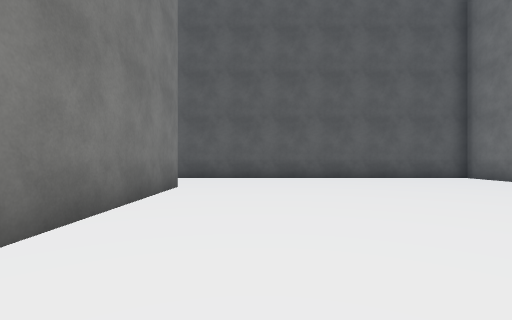
view 1 (above)

18 first-person views from a walk through a scene from a Unity 3-D project. The camera is 1.2 m above the floor, looks level and sees 85° across. The floor is counted in squares, 2 m on a side. Each view is taken from the middle of a square. On the plan, view 1 faces up. The plan holds only what a view shows up to about 9 squares ahead; the rest is blank. The place goes on beyond the plan. The player character is not drawn. Some surface patterns are stand-ins.

view 2
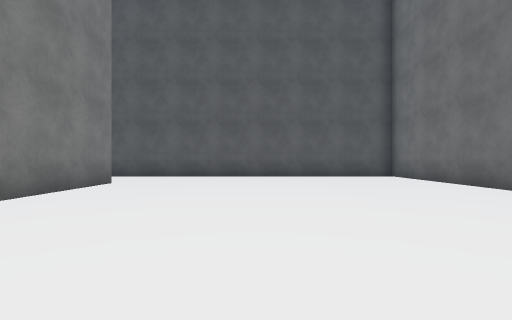

view 3
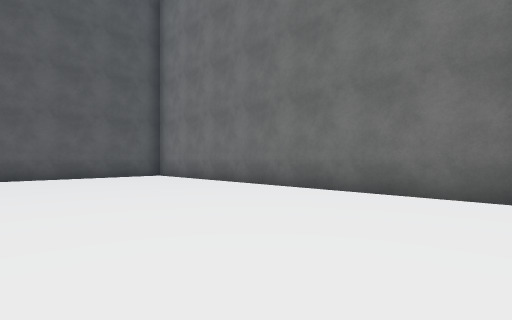

view 4
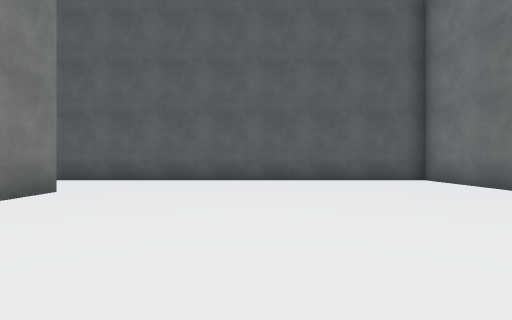

view 5
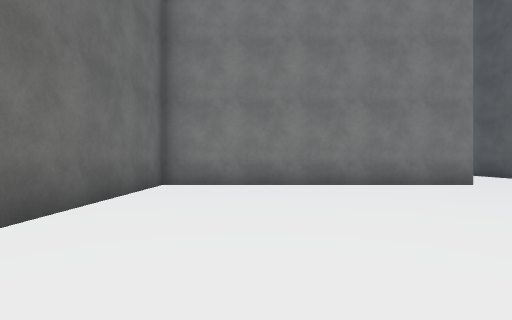

view 6
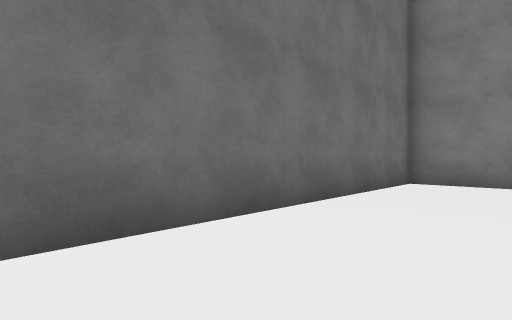

view 7
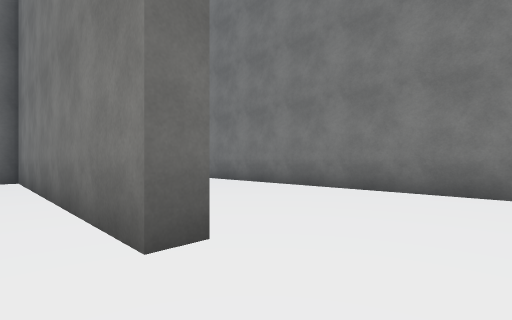

view 8
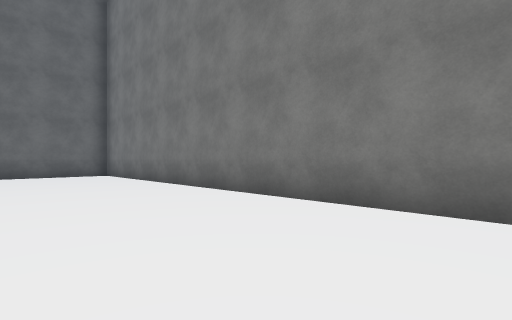

view 9
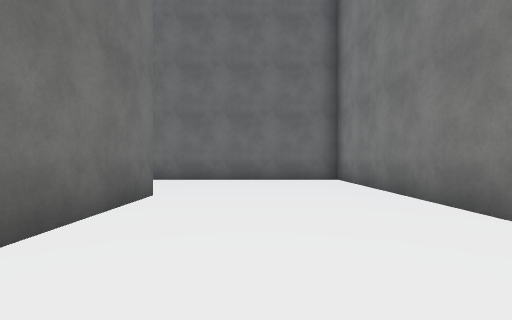

view 10
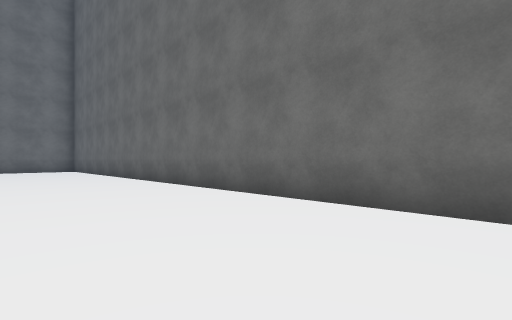

view 11
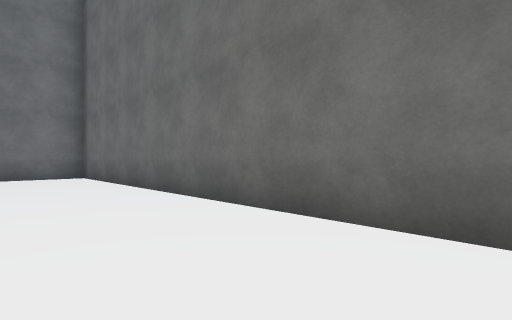

view 12
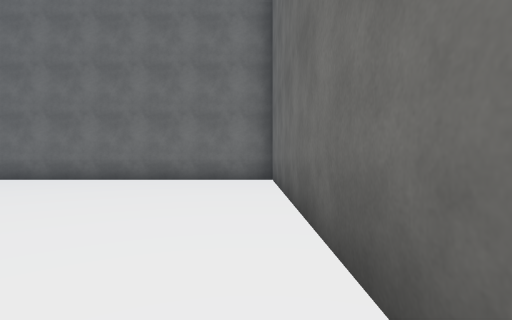

view 13
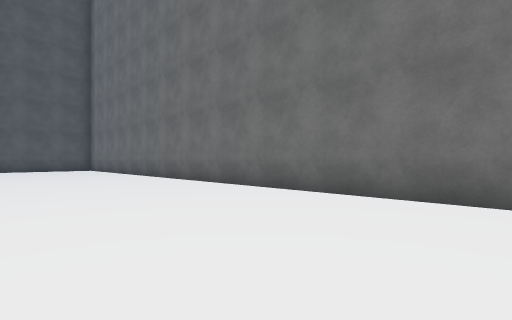

view 14
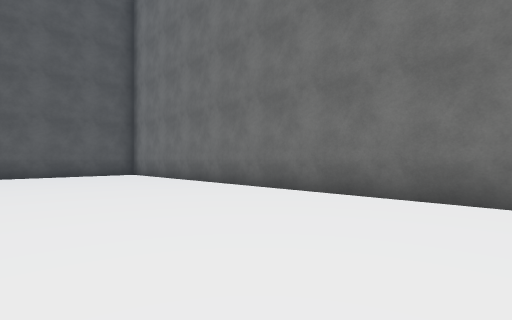

view 15
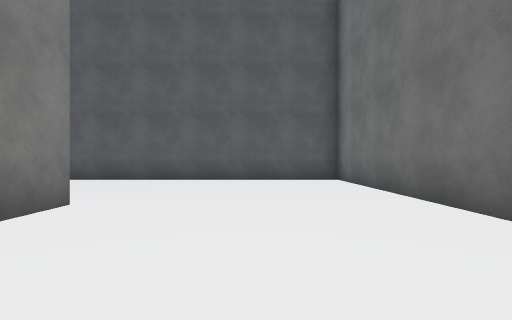

view 16
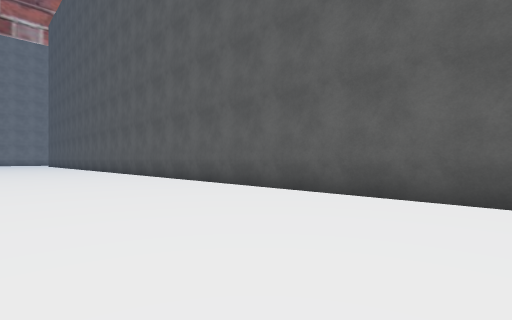

view 17
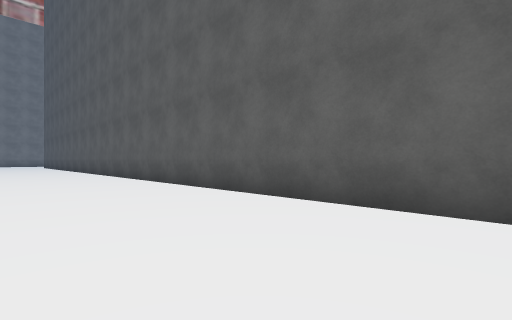

view 18
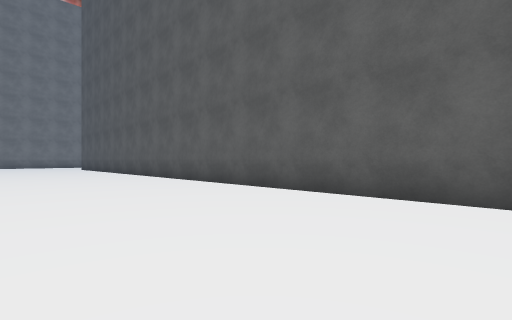

### Floor plan
Points are (right, up) in squares from view 1. A wall is a line through its corners. A room is listed if a view was taken in it or the views show most of it. See-through windows are left out.
Room 1 (views 1, 2, 3, 4, 5, 6, 7)
walls: (-2.2, 6.3) (-1.7, 6.3) (-1.7, -1.2) (6, -1.2); (7, -0.9) (7, 9.2) (-2.4, 9.2)
ways out: opening at (-2, 7.5) to room 2
Room 2 (views 8, 9, 10, 11, 12, 13, 14, 15, 16, 17, 18)
walls: (-2.4, 9.2) (-3.9, 9.2); (-6.5, 7.9) (-6.5, -5.5) (12.2, -5.5); (-2.3, -1.8) (-2.3, 1.1); (7.5, 9.8) (7.5, 8.6); (12.5, -5.6) (12.5, 14.5) (-10.2, 14.5)
ways out: opening at (-2, 7.5) to room 1

Where each view was taken, in squares from view 1:
view 1: 0 up, 0 right, facing up
view 2: 1 down, 2 right, facing up
view 3: 1 down, 2 right, facing up-right
view 4: 1 up, 2 right, facing up
view 5: 1 up, 5 right, facing left
view 6: 1 up, 6 right, facing down-left
view 7: 8 up, 1 left, facing down-left
view 8: 6 up, 3 left, facing down-left
view 9: 3 up, 4 left, facing down
view 10: 2 down, 4 left, facing down-right
view 11: 3 down, 2 right, facing down-right
view 12: 5 down, 4 right, facing right
view 13: 3 down, 8 right, facing up-right
view 14: 3 up, 8 right, facing up-right
view 15: 6 up, 10 right, facing up
view 16: 10 up, 9 right, facing up-left
view 17: 11 up, 4 right, facing up-left
view 18: 10 up, 2 left, facing up-left
